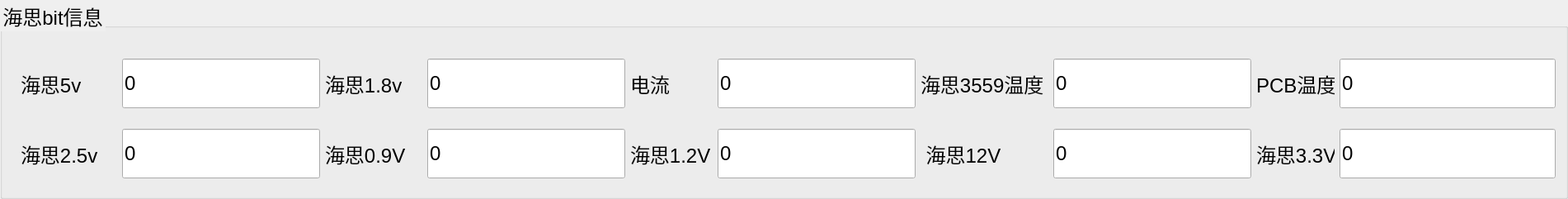
      <widget class="QGroupBox" name="groupBox_3">
       <property name="geometry">
        <rect>
         <x>9</x>
         <y>767</y>
         <width>1901</width>
         <height>241</height>
        </rect>
       </property>
       <property name="styleSheet">
        <string notr="true">font: 18pt;</string>
       </property>
       <property name="title">
        <string>海思bit信息</string>
       </property>
       <widget class="QLineEdit" name="lineEdit_34">
        <property name="geometry">
         <rect>
          <x>-150</x>
          <y>259</y>
          <width>280</width>
          <height>37</height>
         </rect>
        </property>
        <property name="minimumSize">
         <size>
          <width>280</width>
          <height>0</height>
         </size>
        </property>
        <property name="maximumSize">
         <size>
          <width>16777215</width>
          <height>60</height>
         </size>
        </property>
        <property name="text">
         <string>0</string>
        </property>
       </widget>
       <widget class="QLineEdit" name="lineEdit_47">
        <property name="geometry">
         <rect>
          <x>171</x>
          <y>242</y>
          <width>280</width>
          <height>37</height>
         </rect>
        </property>
        <property name="minimumSize">
         <size>
          <width>280</width>
          <height>0</height>
         </size>
        </property>
        <property name="maximumSize">
         <size>
          <width>16777215</width>
          <height>60</height>
         </size>
        </property>
        <property name="text">
         <string>0</string>
        </property>
       </widget>
       <widget class="QWidget" name="layoutWidget">
        <property name="geometry">
         <rect>
          <x>25</x>
          <y>151</y>
          <width>1861</width>
          <height>71</height>
         </rect>
        </property>
        <layout class="QHBoxLayout" name="horizontalLayout_34" stretch="1,1,1,1,1">
         <item>
          <layout class="QHBoxLayout" name="horizontalLayout_33">
           <item>
            <widget class="QLabel" name="ht706ChnInterface_7">
             <property name="layoutDirection">
              <enum>Qt::LeftToRight</enum>
             </property>
             <property name="text">
              <string>海思2.5v</string>
             </property>
            </widget>
           </item>
           <item>
            <widget class="QLineEdit" name="lineEditHI2_5">
             <property name="minimumSize">
              <size>
               <width>240</width>
               <height>0</height>
              </size>
             </property>
             <property name="maximumSize">
              <size>
               <width>240</width>
               <height>60</height>
              </size>
             </property>
             <property name="text">
              <string>0</string>
             </property>
            </widget>
           </item>
          </layout>
         </item>
         <item>
          <layout class="QHBoxLayout" name="horizontalLayout_32">
           <item>
            <widget class="QLabel" name="ht706ChnInterface_19">
             <property name="layoutDirection">
              <enum>Qt::LeftToRight</enum>
             </property>
             <property name="text">
              <string>海思0.9V</string>
             </property>
            </widget>
           </item>
           <item>
            <widget class="QLineEdit" name="lineEdithI0_9">
             <property name="minimumSize">
              <size>
               <width>240</width>
               <height>0</height>
              </size>
             </property>
             <property name="maximumSize">
              <size>
               <width>240</width>
               <height>60</height>
              </size>
             </property>
             <property name="text">
              <string>0</string>
             </property>
            </widget>
           </item>
          </layout>
         </item>
         <item>
          <layout class="QHBoxLayout" name="horizontalLayout_31">
           <item>
            <widget class="QLabel" name="ht706ChnInterface_5">
             <property name="minimumSize">
              <size>
               <width>100</width>
               <height>0</height>
              </size>
             </property>
             <property name="maximumSize">
              <size>
               <width>100</width>
               <height>16777215</height>
              </size>
             </property>
             <property name="layoutDirection">
              <enum>Qt::LeftToRight</enum>
             </property>
             <property name="text">
              <string>海思1.2V</string>
             </property>
            </widget>
           </item>
           <item>
            <widget class="QLineEdit" name="lineEditHi1_2v">
             <property name="minimumSize">
              <size>
               <width>240</width>
               <height>0</height>
              </size>
             </property>
             <property name="maximumSize">
              <size>
               <width>240</width>
               <height>60</height>
              </size>
             </property>
             <property name="text">
              <string>0</string>
             </property>
            </widget>
           </item>
          </layout>
         </item>
         <item>
          <layout class="QHBoxLayout" name="horizontalLayout_17">
           <item>
            <widget class="QLabel" name="ht706ChnInterface_15">
             <property name="minimumSize">
              <size>
               <width>155</width>
               <height>0</height>
              </size>
             </property>
             <property name="maximumSize">
              <size>
               <width>155</width>
               <height>16777215</height>
              </size>
             </property>
             <property name="layoutDirection">
              <enum>Qt::LeftToRight</enum>
             </property>
             <property name="text">
              <string> 海思12V</string>
             </property>
            </widget>
           </item>
           <item>
            <widget class="QLineEdit" name="lineEditHI12V">
             <property name="minimumSize">
              <size>
               <width>240</width>
               <height>0</height>
              </size>
             </property>
             <property name="maximumSize">
              <size>
               <width>16777215</width>
               <height>60</height>
              </size>
             </property>
             <property name="text">
              <string>0</string>
             </property>
            </widget>
           </item>
          </layout>
         </item>
         <item>
          <layout class="QHBoxLayout" name="horizontalLayout_12">
           <item>
            <widget class="QLabel" name="ht706ChnInterface_6">
             <property name="minimumSize">
              <size>
               <width>95</width>
               <height>0</height>
              </size>
             </property>
             <property name="maximumSize">
              <size>
               <width>95</width>
               <height>16777215</height>
              </size>
             </property>
             <property name="layoutDirection">
              <enum>Qt::LeftToRight</enum>
             </property>
             <property name="text">
              <string>海思3.3V</string>
             </property>
            </widget>
           </item>
           <item>
            <widget class="QLineEdit" name="lineEditHi3_3">
             <property name="minimumSize">
              <size>
               <width>240</width>
               <height>0</height>
              </size>
             </property>
             <property name="maximumSize">
              <size>
               <width>16777215</width>
               <height>60</height>
              </size>
             </property>
             <property name="text">
              <string>0</string>
             </property>
            </widget>
           </item>
          </layout>
         </item>
        </layout>
       </widget>
       <widget class="QWidget" name="layoutWidget">
        <property name="geometry">
         <rect>
          <x>25</x>
          <y>61</y>
          <width>1861</width>
          <height>81</height>
         </rect>
        </property>
        <layout class="QHBoxLayout" name="horizontalLayout_43" stretch="1,1,1,1,1">
         <item>
          <layout class="QHBoxLayout" name="horizontalLayout_35">
           <item>
            <widget class="QLabel" name="ht706ChnInterface_14">
             <property name="layoutDirection">
              <enum>Qt::LeftToRight</enum>
             </property>
             <property name="text">
              <string>海思5v</string>
             </property>
            </widget>
           </item>
           <item>
            <widget class="QLineEdit" name="lineEdithI5v">
             <property name="minimumSize">
              <size>
               <width>240</width>
               <height>0</height>
              </size>
             </property>
             <property name="maximumSize">
              <size>
               <width>240</width>
               <height>60</height>
              </size>
             </property>
             <property name="text">
              <string>0</string>
             </property>
            </widget>
           </item>
          </layout>
         </item>
         <item>
          <layout class="QHBoxLayout" name="horizontalLayout_36">
           <item>
            <widget class="QLabel" name="ht706ChnInterface_12">
             <property name="layoutDirection">
              <enum>Qt::LeftToRight</enum>
             </property>
             <property name="text">
              <string>海思1.8v</string>
             </property>
            </widget>
           </item>
           <item>
            <widget class="QLineEdit" name="lineEditHi1_8">
             <property name="minimumSize">
              <size>
               <width>240</width>
               <height>0</height>
              </size>
             </property>
             <property name="maximumSize">
              <size>
               <width>240</width>
               <height>60</height>
              </size>
             </property>
             <property name="text">
              <string>0</string>
             </property>
            </widget>
           </item>
          </layout>
         </item>
         <item>
          <layout class="QHBoxLayout" name="horizontalLayout_37">
           <item>
            <widget class="QLabel" name="ht706ChnInterface_18">
             <property name="maximumSize">
              <size>
               <width>100</width>
               <height>16777215</height>
              </size>
             </property>
             <property name="layoutDirection">
              <enum>Qt::LeftToRight</enum>
             </property>
             <property name="text">
              <string>电流</string>
             </property>
            </widget>
           </item>
           <item>
            <widget class="QLineEdit" name="lineEditHiElect">
             <property name="minimumSize">
              <size>
               <width>240</width>
               <height>0</height>
              </size>
             </property>
             <property name="maximumSize">
              <size>
               <width>240</width>
               <height>60</height>
              </size>
             </property>
             <property name="text">
              <string>0</string>
             </property>
            </widget>
           </item>
          </layout>
         </item>
         <item>
          <layout class="QHBoxLayout" name="horizontalLayout_38">
           <item>
            <widget class="QLabel" name="ht706ChnInterface_17">
             <property name="minimumSize">
              <size>
               <width>155</width>
               <height>0</height>
              </size>
             </property>
             <property name="maximumSize">
              <size>
               <width>155</width>
               <height>16777215</height>
              </size>
             </property>
             <property name="layoutDirection">
              <enum>Qt::LeftToRight</enum>
             </property>
             <property name="text">
              <string>海思3559温度</string>
             </property>
            </widget>
           </item>
           <item>
            <widget class="QLineEdit" name="lineEditHiIcTemp">
             <property name="minimumSize">
              <size>
               <width>240</width>
               <height>0</height>
              </size>
             </property>
             <property name="maximumSize">
              <size>
               <width>16777215</width>
               <height>60</height>
              </size>
             </property>
             <property name="text">
              <string>0</string>
             </property>
            </widget>
           </item>
          </layout>
         </item>
         <item>
          <layout class="QHBoxLayout" name="horizontalLayout_39">
           <item>
            <widget class="QLabel" name="ht706ChnInterface_16">
             <property name="minimumSize">
              <size>
               <width>95</width>
               <height>0</height>
              </size>
             </property>
             <property name="maximumSize">
              <size>
               <width>95</width>
               <height>16777215</height>
              </size>
             </property>
             <property name="layoutDirection">
              <enum>Qt::LeftToRight</enum>
             </property>
             <property name="text">
              <string>PCB温度</string>
             </property>
            </widget>
           </item>
           <item>
            <widget class="QLineEdit" name="lineEditHiPCBtemp">
             <property name="minimumSize">
              <size>
               <width>240</width>
               <height>0</height>
              </size>
             </property>
             <property name="maximumSize">
              <size>
               <width>16777215</width>
               <height>60</height>
              </size>
             </property>
             <property name="text">
              <string>0</string>
             </property>
            </widget>
           </item>
          </layout>
         </item>
        </layout>
       </widget>
      </widget>
